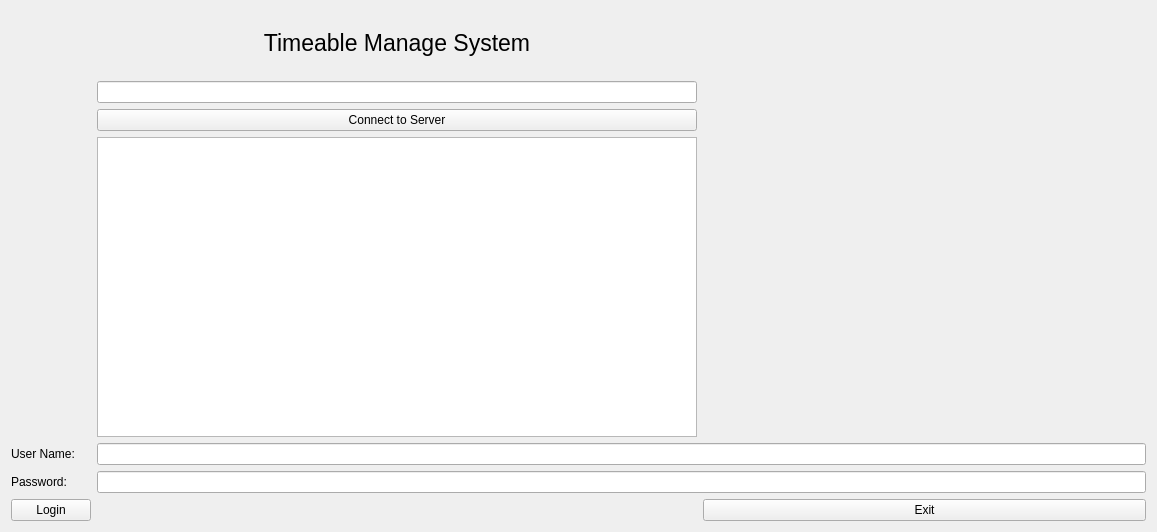
<?xml version="1.0" encoding="UTF-8"?>
<ui version="4.0">
 <class>page_login</class>
 <widget class="QWidget" name="page_login">
  <property name="geometry">
   <rect>
    <x>0</x>
    <y>0</y>
    <width>1157</width>
    <height>532</height>
   </rect>
  </property>
  <property name="windowTitle">
   <string>LoginForm</string>
  </property>
  <property name="toolTip">
   <string>this is login window</string>
  </property>
  <layout class="QGridLayout" name="gridLayout">
   <item row="4" column="1" colspan="2">
    <widget class="QLineEdit" name="lineEdituser"/>
   </item>
   <item row="3" column="1">
    <widget class="QTextBrowser" name="textTestConnect">
     <property name="minimumSize">
      <size>
       <width>600</width>
       <height>300</height>
      </size>
     </property>
     <property name="maximumSize">
      <size>
       <width>600</width>
       <height>300</height>
      </size>
     </property>
    </widget>
   </item>
   <item row="6" column="2">
    <widget class="QPushButton" name="Exit_Button">
     <property name="text">
      <string>Exit</string>
     </property>
    </widget>
   </item>
   <item row="4" column="0">
    <widget class="QLabel" name="label_2">
     <property name="text">
      <string>User Name:</string>
     </property>
    </widget>
   </item>
   <item row="6" column="0">
    <widget class="QPushButton" name="LoginButton">
     <property name="text">
      <string>Login</string>
     </property>
    </widget>
   </item>
   <item row="0" column="1">
    <widget class="QLabel" name="label_3">
     <property name="enabled">
      <bool>true</bool>
     </property>
     <property name="minimumSize">
      <size>
       <width>0</width>
       <height>22</height>
      </size>
     </property>
     <property name="maximumSize">
      <size>
       <width>16777215</width>
       <height>100</height>
      </size>
     </property>
     <property name="font">
      <font>
       <pointsize>17</pointsize>
      </font>
     </property>
     <property name="layoutDirection">
      <enum>Qt::LeftToRight</enum>
     </property>
     <property name="text">
      <string>Timeable Manage System</string>
     </property>
     <property name="alignment">
      <set>Qt::AlignCenter</set>
     </property>
    </widget>
   </item>
   <item row="1" column="1">
    <widget class="QLineEdit" name="lineEditIp"/>
   </item>
   <item row="5" column="1" colspan="2">
    <widget class="QLineEdit" name="lineEditpassword"/>
   </item>
   <item row="5" column="0">
    <widget class="QLabel" name="label">
     <property name="text">
      <string>Password:</string>
     </property>
    </widget>
   </item>
   <item row="6" column="1">
    <spacer name="horizontalSpacer">
     <property name="orientation">
      <enum>Qt::Horizontal</enum>
     </property>
     <property name="sizeHint" stdset="0">
      <size>
       <width>40</width>
       <height>20</height>
      </size>
     </property>
    </spacer>
   </item>
   <item row="2" column="1">
    <widget class="QPushButton" name="ConnectButton">
     <property name="text">
      <string>Connect to Server</string>
     </property>
    </widget>
   </item>
   <item row="2" column="2">
    <spacer name="horizontalSpacer_2">
     <property name="orientation">
      <enum>Qt::Horizontal</enum>
     </property>
     <property name="sizeHint" stdset="0">
      <size>
       <width>40</width>
       <height>20</height>
      </size>
     </property>
    </spacer>
   </item>
  </layout>
 </widget>
 <resources/>
 <connections/>
</ui>
